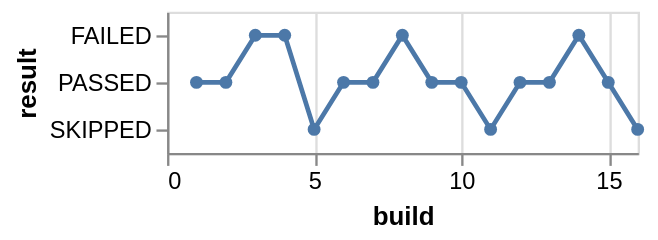

Specify this chart in Vega-Lite:
### Vega specification from a JSON file in a GitHub repository (floating-point values rounded to 4 significant figures)
{"$schema": "https://vega.github.io/schema/vega/v5.json", "description": "Bump chart", "background": "white", "padding": 5, "width": 200, "style": "cell", "data": [{"name": "source_0", "values": [{"build": 1, "result": "PASSED"}, {"build": 2, "result": "PASSED"}, {"build": 3, "result": "FAILED"}, {"build": 4, "result": "FAILED"}, {"build": 5, "result": "SKIPPED"}, {"build": 6, "result": "PASSED"}, {"build": 7, "result": "PASSED"}, {"build": 8, "result": "FAILED"}, {"build": 9, "result": "PASSED"}, {"build": 10, "result": "PASSED"}, {"build": 11, "result": "SKIPPED"}, {"build": 12, "result": "PASSED"}, {"build": 13, "result": "PASSED"}, {"build": 14, "result": "FAILED"}, {"build": 15, "result": "PASSED"}, {"build": 16, "result": "SKIPPED"}]}, {"name": "data_0", "source": "source_0", "transform": [{"type": "filter", "expr": "isValid(datum[\"build\"]) && isFinite(+datum[\"build\"])"}]}], "signals": [{"name": "y_step", "value": 20}, {"name": "height", "update": "bandspace(domain('y').length, 1, 0.5) * y_step"}], "marks": [{"name": "layer_0_marks", "type": "line", "style": ["line"], "sort": {"field": ["datum[\"build\"]"], "order": ["ascending"]}, "from": {"data": "source_0"}, "encode": {"update": {"stroke": {"value": "#4c78a8"}, "description": {"signal": "\"build: \" + (!isValid(datum[\"build\"]) || !isFinite(+datum[\"build\"]) ? \"\" + datum[\"build\"] : format(datum[\"build\"], \"\")) + \"; result: \" + (\"\" + datum[\"result\"])"}, "x": {"scale": "x", "field": "build"}, "y": {"scale": "y", "field": "result"}, "defined": {"signal": "isValid(datum[\"build\"]) && isFinite(+datum[\"build\"])"}}}}, {"name": "layer_1_marks", "type": "symbol", "style": ["point"], "sort": {"field": ["datum[\"build\"]"], "order": ["ascending"]}, "from": {"data": "data_0"}, "encode": {"update": {"opacity": {"value": 1}, "fill": {"value": "#4c78a8"}, "ariaRoleDescription": {"value": "point"}, "description": {"signal": "\"build: \" + (!isValid(datum[\"build\"]) || !isFinite(+datum[\"build\"]) ? \"\" + datum[\"build\"] : format(datum[\"build\"], \"\")) + \"; result: \" + (\"\" + datum[\"result\"])"}, "x": {"scale": "x", "field": "build"}, "y": {"scale": "y", "field": "result"}}}}], "scales": [{"name": "x", "type": "linear", "domain": {"fields": [{"data": "source_0", "field": "build"}, {"data": "data_0", "field": "build"}]}, "range": [0, {"signal": "width"}], "nice": true, "zero": true}, {"name": "y", "type": "point", "domain": {"fields": [{"data": "source_0", "field": "result"}, {"data": "data_0", "field": "result"}], "sort": true}, "range": {"step": {"signal": "y_step"}}, "padding": 0.5}], "axes": [{"scale": "x", "orient": "bottom", "gridScale": "y", "grid": true, "tickCount": {"signal": "ceil(width/40)"}, "domain": false, "labels": false, "aria": false, "maxExtent": 0, "minExtent": 0, "ticks": false, "zindex": 0}, {"scale": "x", "orient": "bottom", "grid": false, "title": "build", "labelFlush": true, "labelOverlap": true, "tickCount": {"signal": "ceil(width/40)"}, "zindex": 0}, {"scale": "y", "orient": "left", "grid": false, "title": "result", "zindex": 0}]}
